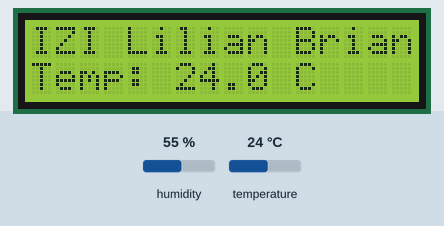
The sketch below on a simulated Arduino Uno, built with avr-gcc and run on an emulated ATmega328P. On the bench: 16×2 character LCD. Inputs (shaded band) come from the test bench; at power-on: temperature 24 °C, humidity 55 %. What the sketch prints to the serial monitor is not drawn.

Above: at 2.2 s.
2.3 s: temperature set to 12 °C
At 6.31 s:
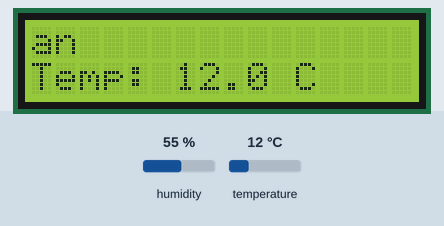
7.3 s: temperature set to 19 °C
At 10.23 s:
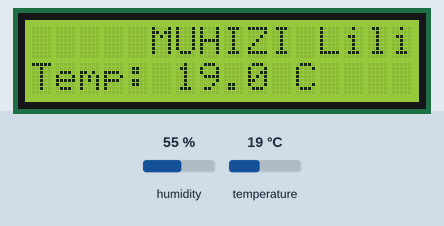
12.3 s: temperature set to 28 °C
At 14.42 s:
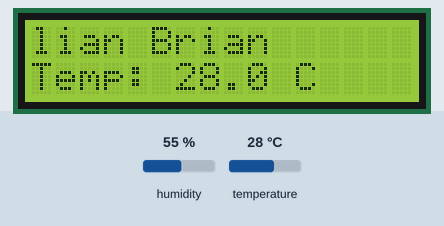

The sketch:

temperature_monitor.ino
```cpp
#include <Wire.h>
#include <LiquidCrystal_I2C.h>
#include <DHT.h>

#define LCD_COLUMNS 16
#define LCD_ROWS 2
#define LCD_ADDRESS 0x27

#define DHTPIN 2
#define DHTTYPE DHT11

LiquidCrystal_I2C lcd(LCD_ADDRESS, LCD_COLUMNS, LCD_ROWS);
DHT dht(DHTPIN, DHTTYPE);

const char* CANDIDATE_NAME = "MUHIZI Lilian Brian";

const unsigned long SCROLL_DELAY = 300;
const unsigned long READ_INTERVAL = 2000;

unsigned long previousScrollMillis = 0;
unsigned long previousReadMillis = 0;

int scrollPosition = 0;


void setup() {

  Serial.begin(9600);

  lcd.init();
  lcd.backlight();

  dht.begin();

  delay(1000);
}


void displayScrollingName() {

  unsigned long currentMillis = millis();
  int nameLength = strlen(CANDIDATE_NAME);


  if (currentMillis - previousScrollMillis >= SCROLL_DELAY) {

    previousScrollMillis = currentMillis;

    lcd.setCursor(0, 0);


    if (nameLength <= LCD_COLUMNS) {

      lcd.print(CANDIDATE_NAME);

      for (int i = nameLength; i < LCD_COLUMNS; i++) {
        lcd.print(" ");
      }

    } else {

      for (int i = 0; i < LCD_COLUMNS; i++) {

        int index = (scrollPosition + i) % (nameLength + LCD_COLUMNS);

        if (index < nameLength) {
          lcd.print(CANDIDATE_NAME[index]);
        } else {
          lcd.print(" ");
        }
      }


      scrollPosition++;

      if (scrollPosition >= nameLength + LCD_COLUMNS) {
        scrollPosition = 0;
      }
    }
  }
}


void loop() {

  displayScrollingName();


  unsigned long currentMillis = millis();


  if (currentMillis - previousReadMillis >= READ_INTERVAL) {

    previousReadMillis = currentMillis;


    float temperature = dht.readTemperature();


    if (!isnan(temperature)) {

      lcd.setCursor(0, 1);
      lcd.print("Temp: ");
      lcd.print(temperature, 1);
      lcd.print(" C    ");


      Serial.print("Temperature: ");
      Serial.print(temperature, 1);
      Serial.println(" C");


    } else {

      lcd.setCursor(0, 1);
      lcd.print("Temp: Error   ");

      Serial.println("DHT11 ERROR");
    }
  }
}
```
